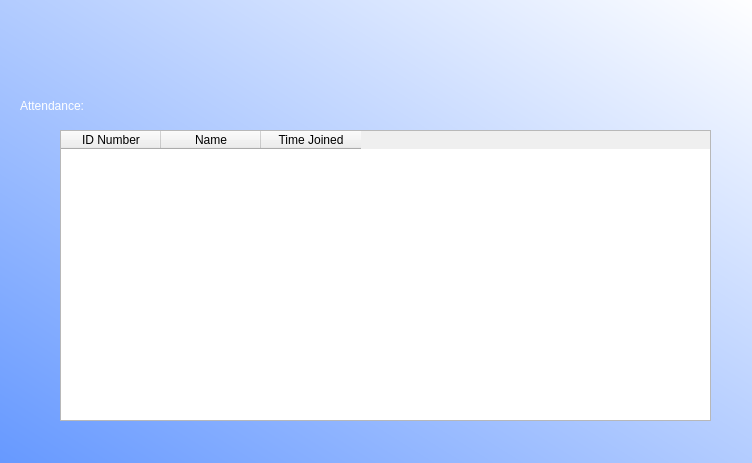
<?xml version="1.0" encoding="UTF-8"?>
<ui version="4.0">
 <class>Dialog</class>
 <widget class="QDialog" name="Dialog">
  <property name="geometry">
   <rect>
    <x>0</x>
    <y>0</y>
    <width>752</width>
    <height>463</height>
   </rect>
  </property>
  <property name="windowTitle">
   <string>Dialog</string>
  </property>
  <widget class="QWidget" name="bgwidget" native="true">
   <property name="geometry">
    <rect>
     <x>0</x>
     <y>0</y>
     <width>761</width>
     <height>471</height>
    </rect>
   </property>
   <property name="styleSheet">
    <string notr="true">QWidget#bgwidget{
background-color:qlineargradient(spread:reflect, x1:0, y1:1, x2:1, y2:0.006, stop:0 rgba(101, 152, 255, 255), stop:1 rgba(255, 255, 255, 255));}</string>
   </property>
   <widget class="QLabel" name="label">
    <property name="geometry">
     <rect>
      <x>20</x>
      <y>20</y>
      <width>171</width>
      <height>51</height>
     </rect>
    </property>
    <property name="styleSheet">
     <string notr="true">font: 75 28pt &quot;MS Shell Dlg 2&quot;;color:rgb(255, 255, 255)</string>
    </property>
    <property name="text">
     <string/>
    </property>
   </widget>
   <widget class="QLabel" name="label_2">
    <property name="geometry">
     <rect>
      <x>20</x>
      <y>90</y>
      <width>141</width>
      <height>31</height>
     </rect>
    </property>
    <property name="styleSheet">
     <string notr="true">font: 20pt &quot;MS Shell Dlg 2&quot;;color:rgb(255, 255, 255)
</string>
    </property>
    <property name="text">
     <string>Attendance:</string>
    </property>
   </widget>
   <widget class="QTableWidget" name="tableWidget">
    <property name="geometry">
     <rect>
      <x>60</x>
      <y>130</y>
      <width>651</width>
      <height>291</height>
     </rect>
    </property>
    <column>
     <property name="text">
      <string>ID Number</string>
     </property>
    </column>
    <column>
     <property name="text">
      <string>Name</string>
     </property>
    </column>
    <column>
     <property name="text">
      <string>Time Joined</string>
     </property>
    </column>
   </widget>
  </widget>
 </widget>
 <resources/>
 <connections/>
</ui>
